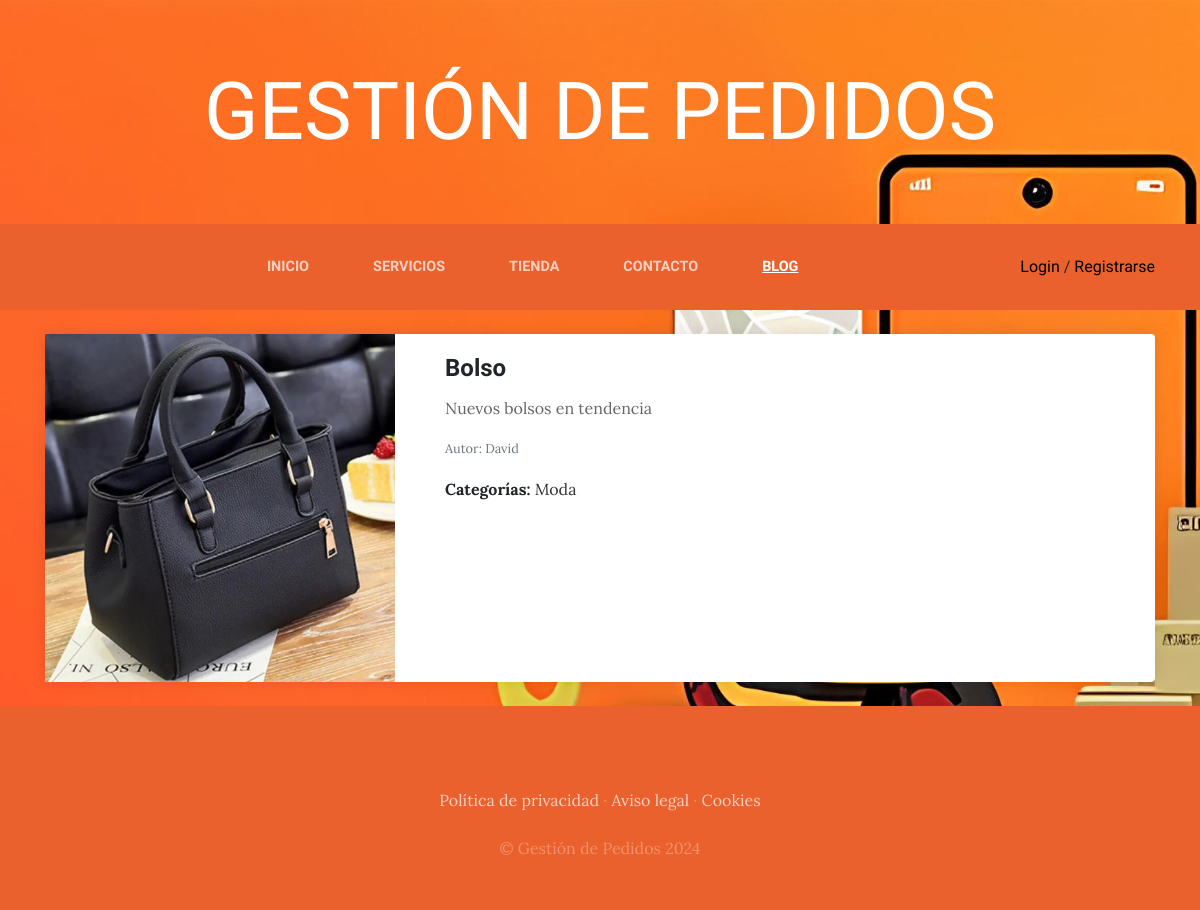
Screenshot of /blog/ with the database file from the repository.
### blog/models.py (models this page shows, shortened)
class Post(models.Model):
    titulo=models.CharField(max_length=50)
    contenido=models.CharField(max_length=50)
    imagen=models.ImageField(upload_to="blog", null=True, blank=True)
    autor=models.ForeignKey(User, on_delete=models.CASCADE)
    categorias=models.ManyToManyField(Categoria)
    created=models.DateTimeField(auto_now_add=True)
    updated=models.DateTimeField(auto_now_add=True)
    class Meta:
        verbose_name='post'
        verbose_name_plural='posts'

class Categoria(models.Model):
    nombre=models.CharField(max_length=50)
    created=models.DateTimeField(auto_now_add=True)
    updated=models.DateTimeField(auto_now_add=True)
    class Meta:
        verbose_name='categoria'
        verbose_name_plural='categorias'

### blog/views.py (the view)
# urls.py: 2. Add a URL to urlpatterns:  path('blog/', include('blog.urls'))
def blog(request):
    posts=Post.objects.all()
    return render(request, "blog/blog.html", {"posts": posts})

### carro/context_processor.py (called while the page is built)
def importe_total_carro(request):
    total=0
    if request.user.is_authenticated:
        for key, value in request.session["carro"].items():
            total=total+float(value["precio"])
    return {"importe_total_carro":total}

### blog/templates/blog/blog.html
{% extends "ProyectoWebApp/base.html" %} {% load static %} {% block content %}
<div class="container mt-4">
  {% for post in posts %}
  <div class="card mb-4">
    <div class="row g-0">
      <div class="col-md-4">
        <img
          src="{{ post.imagen.url }}"
          class="img-fluid rounded-start"
          alt="..."
        />
      </div>
      <div class="col-md-8">
        <div class="card-body">
          <h2 class="card-title">{{ post.titulo }}</h2>
          <p class="card-text">{{ post.contenido }}</p>
          <p class="card-text">
            <small class="text-muted">Autor: {{ post.autor }}</small>
          </p>
          <div>
            <strong>Categorías:</strong>
            {% for categoria in post.categorias.all %}
            <a
              style="color: #333333"
              href="{% url 'categoria' categoria.id %}"
              class="categoria-enlace"
              >{{ categoria.nombre }}</a
            >
            {% endfor %}
          </div>
        </div>
      </div>
    </div>
  </div>
  {% endfor %}
</div>
{% endblock %}

### ProyectoWebApp/static/ProyectoWebApp/css/gestion.css (style rules this page uses)
body { font-family: 'Lora'; background-image: url("../img/bg_main.jpg"); background-attachment: fixed; background-position: center; background-size: cover; }
h1, h2, h3, h4, h5, h6 { font-family: 'Raleway'; }
p { line-height: 1.75; }
.card { border: none; box-shadow: 0px 0px 15px rgba(0, 0, 0, 0.1); }
.card-title { font-size: 1.5rem; font-weight: bold; }
.card-text { color: #666; }

### rows the page displays
Post: imagen (picture), titulo "Bolso", contenido "Nuevos bolsos en tendencia", autor "David"
Categoria: nombre "Moda"
